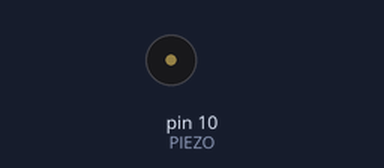
The sketch below on a simulated Arduino Uno, built with avr-gcc and run on an emulated ATmega328P. On the bench: buzzer (waves = sounding).

Above: at 0.07 s.
At 2.1 s:
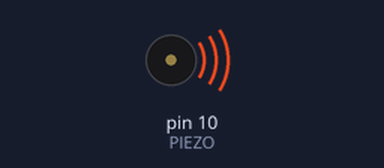
Timing chart, 0 to 6.4 s (numbered marks = the images above):
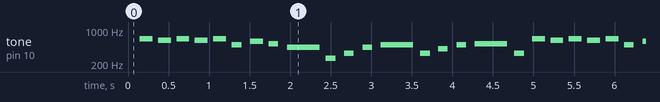

Measured:
- by itself, tone on pin 10 (PIEZO): plays 656 Hz for 0.16 s, 619 Hz for 0.16 s, 656 Hz for 0.16 s, 619 Hz for 0.16 s, 656 Hz for 0.16 s, 492 Hz for 0.12 s … (464 notes in this stretch)

The sketch:

sketch_feb07g.ino
```cpp
// 엘리제를 위하여
#define PIEZO 10 // 피에조 부저

// middle 도에서 부터 1 옥타브 음정과 주기값. 이 중에 우리가 쓸 것은 솔, 라, 미
#define c4 3822 // 261.63Hz 도
#define d4 3405 // 293.67Hz 레
#define e4 3034 // 329.63Hz 미
#define f4 2863 // 349.23Hz 파
#define g4 2551 // 392.11Hz 솔
#define g4s 2408 // 415.30Hz 솔#
#define a4 2273 // 440.11Hz 라
#define b4 2025 // 493.88Hz 시
#define c5 1910 // 523.25Hz 도
#define d5 1703 // 587.33Hz 레

#define d5s 1607 // 584.37Hz 레#
#define e5 1517 // 659.26Hz 미
#define f5 1432 // 698.46Hz 파
#define g5 1276 // 783.99Hz 솔
#define a5 1136 // 880.11Hz 라
#define b5 1012 // 987.77Hz 시


int song[] = { e5, d5s, e5, d5s, e5, b4, d5, c5, a4, c4, e4, a4, b4, e4, g4s, b4, c5, e4, e5, d5s, e5, d5s, e5, b4, d5, c5, a4, c4, e4, a4, b4, e4, c5, b4, a4 };


int song_pivot = 0;
unsigned long mil = 0;


void setup() {
  pinMode(PIEZO, OUTPUT);
}


void loop() {
  if (millis() - mil > 100) {
    int isLong;


    if(song_pivot == 8 || song_pivot == 12 || song_pivot == 16 || song_pivot == 26 || song_pivot == 30) {
      isLong = 3;
    } else if(song_pivot == 34) {
      isLong = 6;
    }


    sing(song[song_pivot++], isLong);
    if(song_pivot == 35)  song_pivot = 0;
    mil = millis();
  }
}


void sing(int eum, int isLong) {
  long lele = 125000;


  if(isLong == 3) lele = 375000;
  else if(isLong == 6) lele = 750000;


  for(long i=0; i< lele ; i+= eum) {
    digitalWrite(PIEZO, HIGH);
    delayMicroseconds(eum/2);
    digitalWrite(PIEZO, LOW);
    delayMicroseconds(eum/2);
  }
}
```
